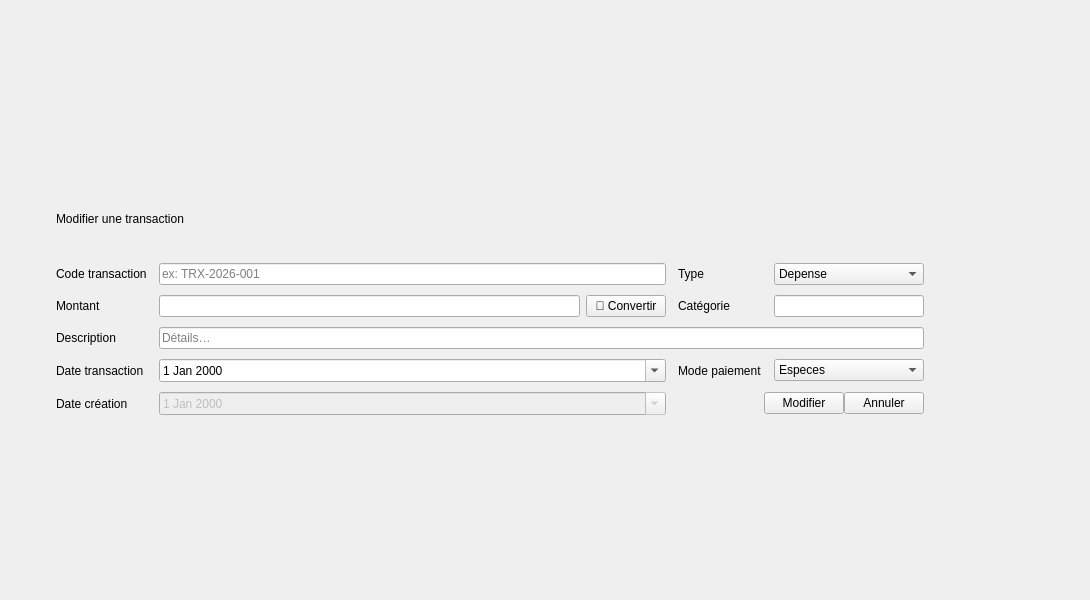
            <widget class="QWidget" name="modifierF">
             <widget class="QFrame" name="OverlayFinance_2">
              <property name="geometry">
               <rect>
                <x>40</x>
                <y>10</y>
                <width>1041</width>
                <height>581</height>
               </rect>
              </property>
              <property name="frameShape">
               <enum>QFrame::Shape::NoFrame</enum>
              </property>
              <layout class="QVBoxLayout" name="overlayFinanceLayout_2">
               <property name="leftMargin">
                <number>0</number>
               </property>
               <property name="topMargin">
                <number>0</number>
               </property>
               <property name="rightMargin">
                <number>0</number>
               </property>
               <property name="bottomMargin">
                <number>0</number>
               </property>
               <item>
                <spacer name="ovTop_2">
                 <property name="orientation">
                  <enum>Qt::Orientation::Vertical</enum>
                 </property>
                 <property name="sizeHint" stdset="0">
                  <size>
                   <width>20</width>
                   <height>40</height>
                  </size>
                 </property>
                </spacer>
               </item>
               <item>
                <widget class="QFrame" name="PopupFinanceCard_2">
                 <property name="minimumSize">
                  <size>
                   <width>760</width>
                   <height>260</height>
                  </size>
                 </property>
                 <property name="maximumSize">
                  <size>
                   <width>900</width>
                   <height>400</height>
                  </size>
                 </property>
                 <property name="frameShape">
                  <enum>QFrame::Shape::NoFrame</enum>
                 </property>
                 <layout class="QVBoxLayout" name="popupFinanceCardLayout_2">
                  <property name="spacing">
                   <number>12</number>
                  </property>
                  <property name="leftMargin">
                   <number>16</number>
                  </property>
                  <property name="topMargin">
                   <number>16</number>
                  </property>
                  <property name="rightMargin">
                   <number>16</number>
                  </property>
                  <property name="bottomMargin">
                   <number>16</number>
                  </property>
                  <item>
                   <widget class="QLabel" name="PopupTitleFinance_2">
                    <property name="text">
                     <string>Modifier une transaction</string>
                    </property>
                   </widget>
                  </item>
                  <item>
                   <layout class="QGridLayout" name="popupFinanceGrid_2">
                    <property name="horizontalSpacing">
                     <number>12</number>
                    </property>
                    <property name="verticalSpacing">
                     <number>10</number>
                    </property>
                    <item row="3" column="1">
                     <widget class="QDateEdit" name="FormDate_2">
                      <property name="calendarPopup">
                       <bool>true</bool>
                      </property>
                     </widget>
                    </item>
                    <item row="3" column="3">
                     <widget class="QComboBox" name="FormPayMode_2">
                      <item>
                       <property name="text">
                        <string>Especes</string>
                       </property>
                      </item>
                      <item>
                       <property name="text">
                        <string>Cheque</string>
                       </property>
                      </item>
                      <item>
                       <property name="text">
                        <string>Virement</string>
                       </property>
                      </item>
                      <item>
                       <property name="text">
                        <string>Carte bancaire</string>
                       </property>
                      </item>
                      <item>
                       <property name="text">
                        <string>Facture</string>
                       </property>
                      </item>
                      <item>
                       <property name="text">
                        <string>Remboursement</string>
                       </property>
                      </item>
                     </widget>
                    </item>
                    <item row="1" column="3">
                     <widget class="QLineEdit" name="FormCategory_2">
                      <property name="maximumSize">
                       <size>
                        <width>150</width>
                        <height>16777215</height>
                       </size>
                      </property>
                      <property name="placeholderText">
                       <string/>
                      </property>
                     </widget>
                    </item>
                    <item row="0" column="0">
                     <widget class="QLabel" name="LblCode_2">
                      <property name="text">
                       <string>Code transaction</string>
                      </property>
                     </widget>
                    </item>
                    <item row="0" column="3">
                     <widget class="QComboBox" name="FormType_2">
                      <item>
                       <property name="text">
                        <string>Depense</string>
                       </property>
                      </item>
                      <item>
                       <property name="text">
                        <string>Revenu</string>
                       </property>
                      </item>
                     </widget>
                    </item>
                    <item row="4" column="0">
                     <widget class="QLabel" name="LblCreated_2">
                      <property name="text">
                       <string>Date création</string>
                      </property>
                     </widget>
                    </item>
                    <item row="1" column="0">
                     <widget class="QLabel" name="LblAmount_2">
                      <property name="text">
                       <string>Montant</string>
                      </property>
                     </widget>
                    </item>
                    <item row="2" column="0">
                     <widget class="QLabel" name="LblDesc_2">
                      <property name="text">
                       <string>Description</string>
                      </property>
                     </widget>
                    </item>
                    <item row="0" column="1">
                     <widget class="QLineEdit" name="FormCode_2">
                      <property name="placeholderText">
                       <string>ex: TRX-2026-001</string>
                      </property>
                     </widget>
                    </item>
                    <item row="3" column="2">
                     <widget class="QLabel" name="LblPay_2">
                      <property name="text">
                       <string>Mode paiement</string>
                      </property>
                     </widget>
                    </item>
                    <item row="1" column="2">
                     <widget class="QLabel" name="LblCat2_2">
                      <property name="text">
                       <string>Catégorie</string>
                      </property>
                     </widget>
                    </item>
                    <item row="3" column="0">
                     <widget class="QLabel" name="LblDate2_2">
                      <property name="text">
                       <string>Date transaction</string>
                      </property>
                     </widget>
                    </item>
                    <item row="4" column="2" colspan="2">
                     <layout class="QHBoxLayout" name="popupFinanceButtons_2">
                      <item>
                       <spacer name="pfSpacer_2">
                        <property name="orientation">
                         <enum>Qt::Orientation::Horizontal</enum>
                        </property>
                        <property name="sizeHint" stdset="0">
                         <size>
                          <width>40</width>
                          <height>20</height>
                         </size>
                        </property>
                       </spacer>
                      </item>
                      <item>
                       <widget class="QPushButton" name="BtnPopupSaveFinance_2">
                        <property name="text">
                         <string>Modifier</string>
                        </property>
                       </widget>
                      </item>
                      <item>
                       <widget class="QPushButton" name="BtnPopupCancelFinance_2">
                        <property name="text">
                         <string>Annuler</string>
                        </property>
                       </widget>
                      </item>
                     </layout>
                    </item>
                    <item row="2" column="1" colspan="3">
                     <widget class="QLineEdit" name="FormDesc_2">
                      <property name="placeholderText">
                       <string>Détails…</string>
                      </property>
                     </widget>
                    </item>
                    <item row="4" column="1">
                     <widget class="QDateEdit" name="FormCreatedAt_2">
                      <property name="enabled">
                       <bool>false</bool>
                      </property>
                      <property name="calendarPopup">
                       <bool>true</bool>
                      </property>
                     </widget>
                    </item>
                    <item row="0" column="2">
                     <widget class="QLabel" name="LblFType_2">
                      <property name="text">
                       <string>Type</string>
                      </property>
                     </widget>
                    </item>
                    <item row="1" column="1">
                     <layout class="QHBoxLayout" name="layoutAmountRow_2">
                      <property name="spacing">
                       <number>6</number>
                      </property>
                      <item>
                       <widget class="QLineEdit" name="FormAmount_2">
                        <property name="placeholderText">
                         <string/>
                        </property>
                       </widget>
                      </item>
                      <item>
                       <widget class="QPushButton" name="BtnConvertCurrency_2">
                        <property name="minimumSize">
                         <size>
                          <width>0</width>
                          <height>0</height>
                         </size>
                        </property>
                        <property name="maximumSize">
                         <size>
                          <width>160</width>
                          <height>30</height>
                         </size>
                        </property>
                        <property name="cursor">
                         <cursorShape>PointingHandCursor</cursorShape>
                        </property>
                        <property name="toolTip">
                         <string>Convertir EUR / USD / GBP → DT en temps réel</string>
                        </property>
                        <property name="text">
                         <string>💱 Convertir</string>
                        </property>
                       </widget>
                      </item>
                     </layout>
                    </item>
                   </layout>
                  </item>
                 </layout>
                </widget>
               </item>
               <item>
                <spacer name="ovBottom_2">
                 <property name="orientation">
                  <enum>Qt::Orientation::Vertical</enum>
                 </property>
                 <property name="sizeHint" stdset="0">
                  <size>
                   <width>20</width>
                   <height>40</height>
                  </size>
                 </property>
                </spacer>
               </item>
              </layout>
             </widget>
            </widget>
